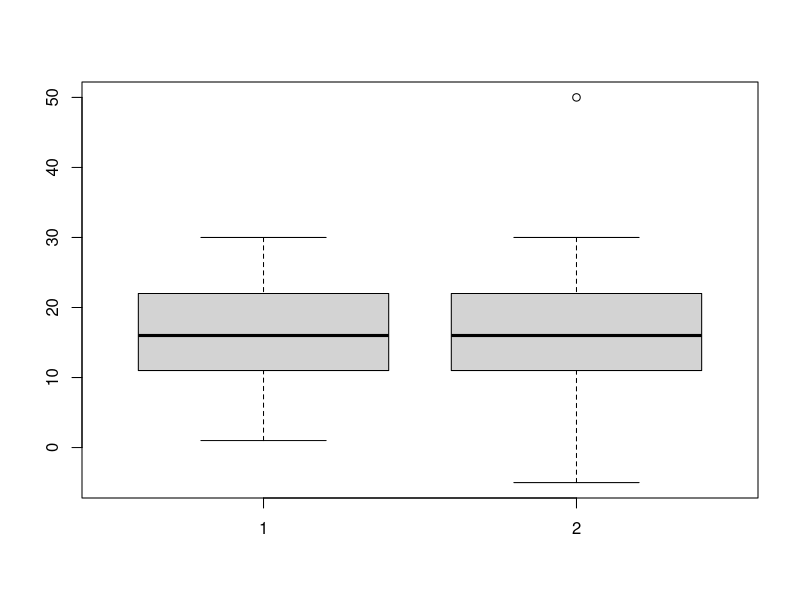

Generate this figure with R: (Note: this script raises an error after producing the figure.)
#exersice 1: a
x = sample(30,98,replace=TRUE)
#exersice 1: b
x2 = c(x,50,-5)
#exersice 1: c
median(x) ; median(x2)
#or
summary(x);summary(x2)
#the reason both medians are the same is because the median is the number that splits the vector in half.
#and the only difference is the last two numbers so that won't affect the median.
#exersice 1: d
intrangex = 22.75-9.00
intrangex2 = 23.00-9.00
lowfencex = 9.00 - 1.5*intrangex
uppfencex = 22.75 + 1.5*intrangex
lowfencex2 = 9 - 1.5*intrangex2
uppfencexx = 23 + 1.5*intrangex2
sum(x<lowfencex)
sum(x>uppfencex)
sum(x2<lowfencex2)
sum(x2>uppfencexx)
#x2 uppfencexx has one value that is an outlier
#exersice 1: e
boxplot(x,x2)

#exersice 1: a
# install.packages('ISwR') ; library(ISwR)
eba = eba1977
ebacase = eba$cases
summary(ebacase) # mean = 9.333 , 3rd quartile = 11
boxplot(ebacase) # no outliers are shown
